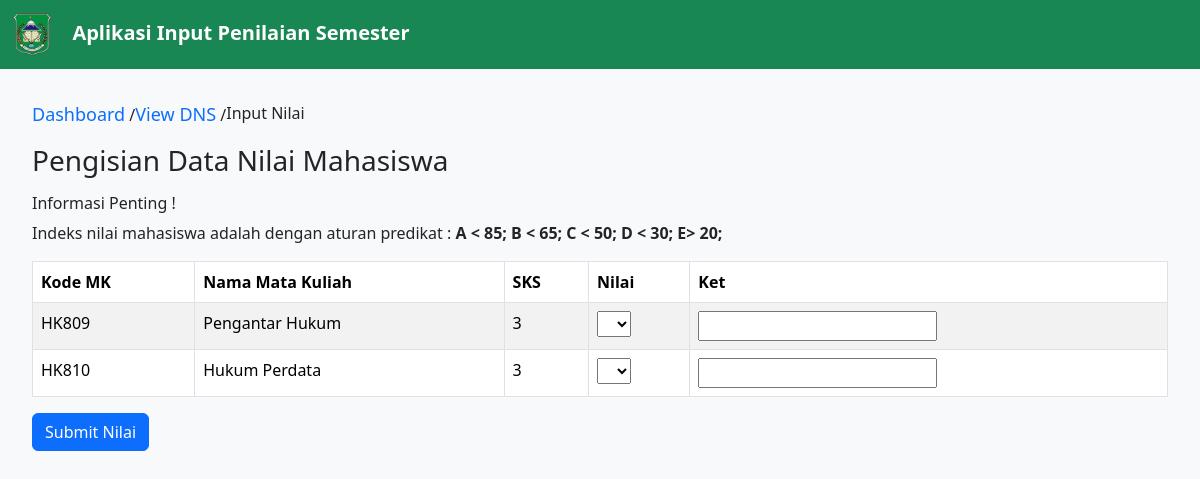
The page /dashboard/input?npm=178909&jurusan=41001 on the database its author committed.
### tables this page shows
CREATE TABLE `tb_matkul` (
  `kode_mk` varchar(5) NOT NULL,
  `kode_jurusan` int NOT NULL,
  `nama_mk` varchar(50) NOT NULL,
  `sks` int NOT NULL
);

### app/core/View.php (called while the page is built, shortened)
<?php
class View
{
    public static function render(string $path, $model = []): void
    {
        require_once __DIR__ . '/../view/Layout/Header.php';
        require_once __DIR__ . '/../view/' . $path . '.php';
        require_once __DIR__ . '/../view/Layout/Footer.php';
    }
}

### app/controller/DashboardController.php (called while the page is built, shortened)
<?php
class DashboardController
{
    private Mahasiswa $mahasiswa;
    public function __construct()
    {
        $this->mahasiswa = new Mahasiswa;
    }
    public function input()
    {
        $data = $this->mahasiswa->input($_GET);
        $option = ['A', 'B', 'C', 'D', 'E'];
        View::render("Dashboard/input", [
            "title" => "Dashboard | Input Nilai",
            "data" => $data,
            "option" => $option
        ]);
    }
}

### public/index.php (called while the page is built, shortened)
<?php
Route::run();

### app/model/Mahasiswa.php (called while the page is built, shortened)
<?php
class Mahasiswa
{
    private PDO $pdo;
    public function __construct()
    {
        $this->pdo = Database::getConnection();
    }
    public function input($data)
    {
        try {
            $query = "SELECT tb_matkul.kode_mk, tb_matkul.nama_mk, tb_matkul.sks, tb_dns.nilai,
                        CASE
                            WHEN nilai IN ('A', 'B', 'C') THEN 'Lulus'
                            WHEN nilai = 'D' THEN 'Mengulang'
                            WHEN nilai = 'E' THEN 'Tidak Lulus'
                        END AS status
                        FROM tb_matkul LEFT JOIN tb_dns ON tb_matkul.kode_mk = tb_dns.kode_mk
                                            JOIN tb_mhs ON tb_mhs.kode_jurusan = tb_matkul.kode_jurusan
                        WHERE (tb_matkul.kode_jurusan = 29300 OR tb_matkul.kode_jurusan = ?) AND tb_mhs.npm = ?";
            $statement = $this->pdo->prepare($query);
            $statement->execute([
                $data["jurusan"],
                $data["npm"]
            ]);
            return $statement->fetchAll(PDO::FETCH_ASSOC) ?? null;
        } finally {
            $statement->closeCursor();
        }
    }
}

### config/database.php (called while the page is built)
<?php
return [
    "dsn" => "mysql:host=localhost;dbname=db_dns",
    "dbuser" => "root",
    "dbpass" => ""
];

### app/database/Database.php (called while the page is built, shortened)
<?php
class Database
{
    private static ?PDO $pdo = null;
    public static function getConnection(): PDO
    {
        if (self::$pdo == null) {
            $config = require_once __DIR__ . '/../../config/database.php';
            self::$pdo = new PDO(
                $config["dsn"],
                $config["dbuser"],
                $config["dbpass"]
            );
        }
        return self::$pdo;
    }
}

### app/view/Dashboard/input.php (the view, shortened to what this page needs)
<div class="nilai-container">
	<ol class="breadcrumb">
		<li><a href="<?= BASEURL ?>/dashboard">Dashboard</a> /</li>
		<li class="active"><a href="<?= BASEURL ?>/dashboard/lihat?npm=<?= $_GET["npm"] ?>">View DNS</a> /</li>
		<li class="active">Input Nilai</li>
	</ol>
	<h3>Pengisian Data Nilai Mahasiswa</h3>
	<p>
	<h6>Informasi Penting !</h6>
	Indeks nilai mahasiswa adalah dengan aturan predikat : <b> A < 85; B < 65; C < 50; D < 30; E> 20; </b>
	</p>
	<table id="#" class="table table-striped table-bordered" cellspacing="0" width="90%">
		<thead>
			<tr>
				<th scope="col">Kode MK</th>
				<th scope="col">Nama Mata Kuliah</th>
				<th scope="col">SKS</th>
				<th scope="col">Nilai</th>
				<th scope="col">Ket</th>
			</tr>
		</thead>
		<tbody>
			<?php if (!(is_null($model["data"]))) : ?>
				<form action="<?= BASEURL ?>/dashboard/input/doInput?npm=<?= $_GET["npm"] ?>" method="POST" id="formNilai">
					<?php foreach ($model["data"] as $data) : ?>
						<tr>
							<td><?= $data["kode_mk"] ?></td>
							<td><?= $data["nama_mk"] ?></td>
							<td><?= $data["sks"] ?></td>
							<td>
								<select name="<?= $data["kode_mk"] ?>" <?= $data['nilai'] !== null ? 'disabled' : false ?> required>
									<option></option>
									<?php foreach ($model["option"] as $option) : ?>
										<option <?= ($data['nilai'] ?? null) == $option ? 'selected' : false ?> value="<?= $option ?>"><?= $option ?></option>
									<?php endforeach; ?>
								</select>
							</td>
							<td>
								<input class="text-white <?= $data["status"] == "" ? false : ($data["status"] == "Lulus" ?  "bg-success" : ($data["status"] == "Mengulang" ? "bg-warning" : "bg-danger")) ?>" type="text" value="<?= $data['status'] ?? null ?>" readonly data-id="<?= $data["kode_mk"] ?>">
							</td>
						</tr>
					<?php endforeach; ?>
				</form>
			<?php endif; ?>
		</tbody>
	</table>
	<?php foreach ($model["data"] as $data) : ?>
		<?php if ($data['nilai'] == null) : ?>
			<input type="submit" form="formNilai" class="btn btn-primary" value="Submit Nilai">
		<?php break;
		endif; ?>
	<?php endforeach; ?>
</div>

### app/core/Route.php (shortened to what this page needs)
<?php
class Route
{
    private static array $routes;
    public static function add(
        string $method,
        string $path,
        array $controller,
        array $middleware = []
    ): void {
        self::$routes[] = [
            "method"        => $method,
            "path"          => $path,
            "controller"    => $controller,
            "middleware"    => $middleware
        ];
    }
    public static function run(): mixed
    {
        $path = "/";
        if (isset($_SERVER["PATH_INFO"]))
            $path = $_SERVER["PATH_INFO"];
        $method = $_SERVER["REQUEST_METHOD"];
        foreach (self::$routes as $route) {
            if ($route["path"] == $path && $route["method"] == $method) {
                $function = $route["controller"][1];
                return (new $controller)->$function();
            }
        }
        return http_response_code(404);
    }
}

### public/assets/css/style.css (style rules this page uses)
body { font-family: 'Segoe UI', Tahoma, Geneva, Verdana, sans-serif; background-color: #f8f9fa; }

### app/view/Layout/Header.php (style rules this page uses)
.tabel-container, .nilai-container { margin: 2em; }

### app/view/Dashboard/input.php (style rules this page uses)
.breadcrumb li a { text-decoration: none; font-size: large; }

### rows shown on the page
tb_matkul: kode_mk "HK809", nama_mk "Pengantar Hukum", sks "3"
tb_matkul: kode_mk "HK810", nama_mk "Hukum Perdata", sks "3"
